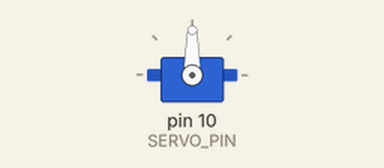
This sketch was run on a simulated Arduino Uno, built with avr-gcc and run on an emulated ATmega328P. Parts: servo.

Above: at 0.05 s.
At 1.5 s:
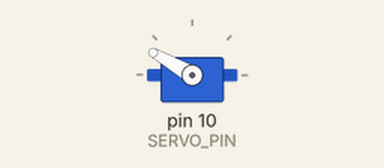
At 3.0 s:
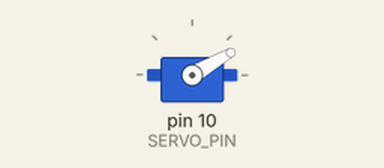
Timing chart, 0 to 6.9 s (numbered marks = the images above):
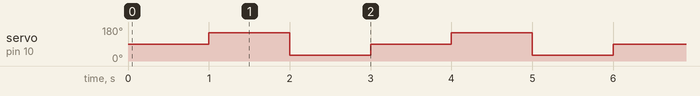

Measured:
- by itself, servo on pin 10 (SERVO_PIN): repeats every 3.0 s: 30° 1.0 s, 90° 1.0 s, 150° 1.0 s

The sketch:

arduino_servomotor_basic.ino
```cpp
/*-----------------------------------------------------------------------------
  arduino_servomotor_basic.ino

  Demonstrates basic control of a hobby-style servomotor

  Adapted from the SparkFun Inventor's Kit example code, their orignal comments
  are also provided below
    https://www.sparkfun.com/products/12060

  Uses the Servo Library, provided with base Arduino IDE install:
    https://www.arduino.cc/en/reference/servo

  Note: The Servo library disables PWM on pins 9 and 10!

  Created: 02/11/16
   - Joshua Vaughan
   - joshua.vaughan@louisiana.edu
   - http://www.ucs.louisiana.edu/~jev9637

  Modified:

  -----------------------------------------------------------------------------*/

/*---- Original Premable from Sparkfun ----------------------------------------
  SparkFun Inventor's Kit
  Example sketch 08

  SINGLE SERVO

  Sweep a servo back and forth through its full range of motion.

  A "servo", short for servomotor, is a motor that includes
  feedback circuitry that allows it to be commanded to move to
  specific positions. This one is very small, but larger servos
  are used extensively in robotics to control mechanical arms,
  hands, etc. You could use it to make a (tiny) robot arm,
  aircraft control surface, or anywhere something needs to be
  moved to specific positions.

  Hardware connections:

  The servo has a cable attached to it with three wires.
  Because the cable ends in a socket, you can use jumper wires
  to connect between the Arduino and the servo. Just plug the
  jumper wires directly into the socket.

  Connect the RED wire (power) to 5 Volts (5V)
  Connect the WHITE wire (signal) to digital pin 9
  Connect the BLACK wire (ground) to ground (GND)

  Note that servos can use a lot of power, which can cause your
  Arduino to reset or behave erratically. If you're using large
  servos or many of them, it's best to provide them with their
  own separate 5V supply. See this Arduino Forum thread for info:
  http://www.arduino.cc/cgi-bin/yabb2/YaBB.pl?num=1239464763

  This sketch was written by SparkFun Electronics,
  with lots of help from the Arduino community.
  This code is completely free for any use.
  Visit http://learn.sparkfun.com/products/2 for SIK information.
  Visit http://www.arduino.cc to learn about the Arduino.

  Version 2.0 6/2012 MDG
  ------ Original Premable from Sparkfun --------------------------------------*/

// Once you "include" a library, you'll have access to those functions.
#include <Servo.h>  // include the servo library

const byte SERVO_PIN = 10;   // Define the pin teh servo is attached to

// Now we'll create a servo "object". Create one of these for each servo
// to control, up to a maximum of twelve servos.
Servo servo_9;  // create the servo control object

// This is always run once when the sketch starts
// Use to initialize variables, pin modes, libraries, communication, etc
void setup()
{
    // Attach the servo_9 object to digital pin 9.
    // If you want to control more than one servo, attach more
    // servo objects to the desired digital pins.

    // Attach tells the Arduino to begin sending control signals
    // to the servo. Servos require a continuous stream of control
    // signals, even if you're not currently moving them.
    // While the servo is being controlled, it will hold its
    // current position with some force. If you ever want to
    // release the servo (allowing it to be turned by hand),
    // you can call servo1.detach().

    servo_9.attach(SERVO_PIN);
}


void loop()
{
    // the easiesst way to control a servo, is to give it the angle
    // you'd like it to turn to. Servos cannot turn a full 360 degrees,
    // but you can tell it to move anywhere between ~0 and ~180 degrees.

    // NOTE: I would avoid moving to the extremes of the servo range
    // Cheap-ish servos can behave strangely there, and you will be
    // *way* more likely to damage your servo near its limits.

    // This is the simplest way to control a servo. You have no control over
    // the speed at which the motion is conducted. Also, the code will continue
    // running while the servo is moving. If you need to wait for the servo to
    // finish its move before moving on in your algorithm/code, you'll need to
    // either add a delay or (even better), use one of your sensors to determine
    // when it has reached the target position

    servo_9.write(90);    // Tell servo to go to 90 degrees

    delay(1000);         // Pause to give it time to move

    servo_9.write(150);   // Tell servo to go to 150 degrees

    delay(1000);         // Pause to give it time to move

    servo_9.write(30);    // Tell servo to go to 30 degrees

    delay(1000);         // Pause to get it time to move
}
```
